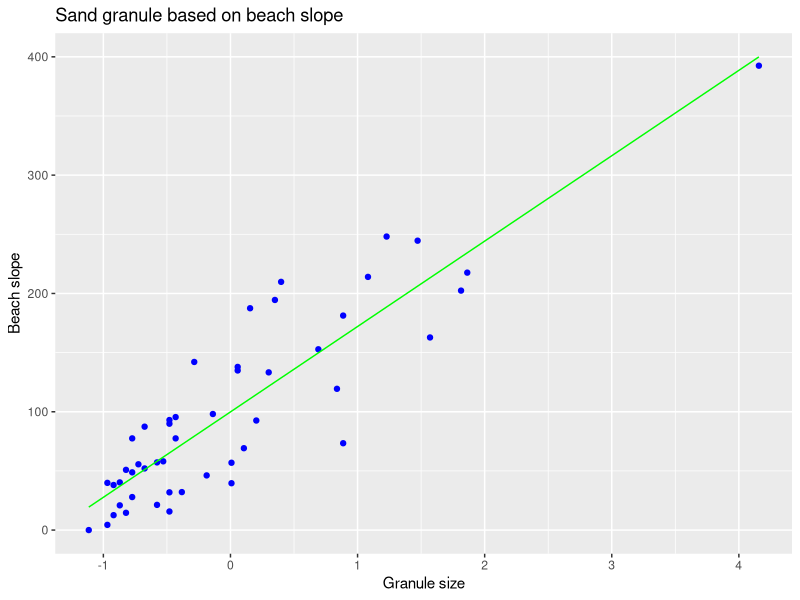

Here is the R script that generated this plot:
#Import Dataset
source = read.csv('Auto-Insurance.csv')

#Split data
#install.packages('caTools')
library('caTools')
split = sample.split(source$Total.cost.in.Swedish.Kronor..thousnads., SplitRatio = 0.23)
trainingSet = subset(source, split == FALSE )
testSet = subset(source, split == TRUE )

#Feature Scaling
trainingSet[,1] = scale(trainingSet[,1])
testSet[,1] = scale(testSet[,1])

#Linear Regression=
model = lm(formula = Total.cost.in.Swedish.Kronor..thousnads. ~ No..of.Claims, data = trainingSet )

#Prediction
prediction = predict(model, newdata = testSet)

#Visualizartion
#install.packages('ggplot2')
library('ggplot2')
ggplot()+
  geom_point(aes(x=trainingSet$No..of.Claims, y = trainingSet$Total.cost.in.Swedish.Kronor..thousnads.), colour ='blue') +
  geom_line(aes(x=trainingSet$No..of.Claims, predict(model, newdata = trainingSet)), colour='green')+
  ggtitle('Sand granule based on beach slope')+
  xlab('Granule size')+
  ylab('Beach slope')
